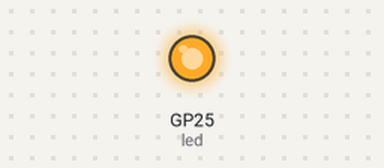
The program below on a simulated Raspberry Pi Pico running MicroPython. Shown: output pins drawn as LEDs (lit = HIGH). At 3.0 s the program stops and its outputs stay as they are.

Above: at 0.1 s.
At 3.1 s:
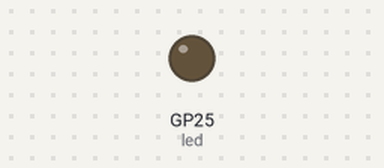
Timing chart, 0 to 4.5 s (numbered marks = the images above):
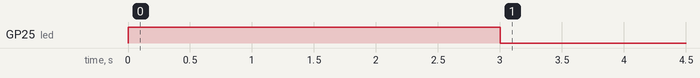

The program:

Lab03_board_LED.py
```python
from machine import Pin
import time

# 建立 Pin 物件, 並命名為 led
led = Pin(25,Pin.OUT)

led.value(1)   # 設定腳位有電, 點亮 LED
time.sleep(3)  # 暫停 3 秒
led.value(0)   # 設定腳位沒電, 熄滅 LED
```

Measured:
- by itself, GP25 (led): LOW → HIGH at 0.00 s, → LOW 3.0 s later
